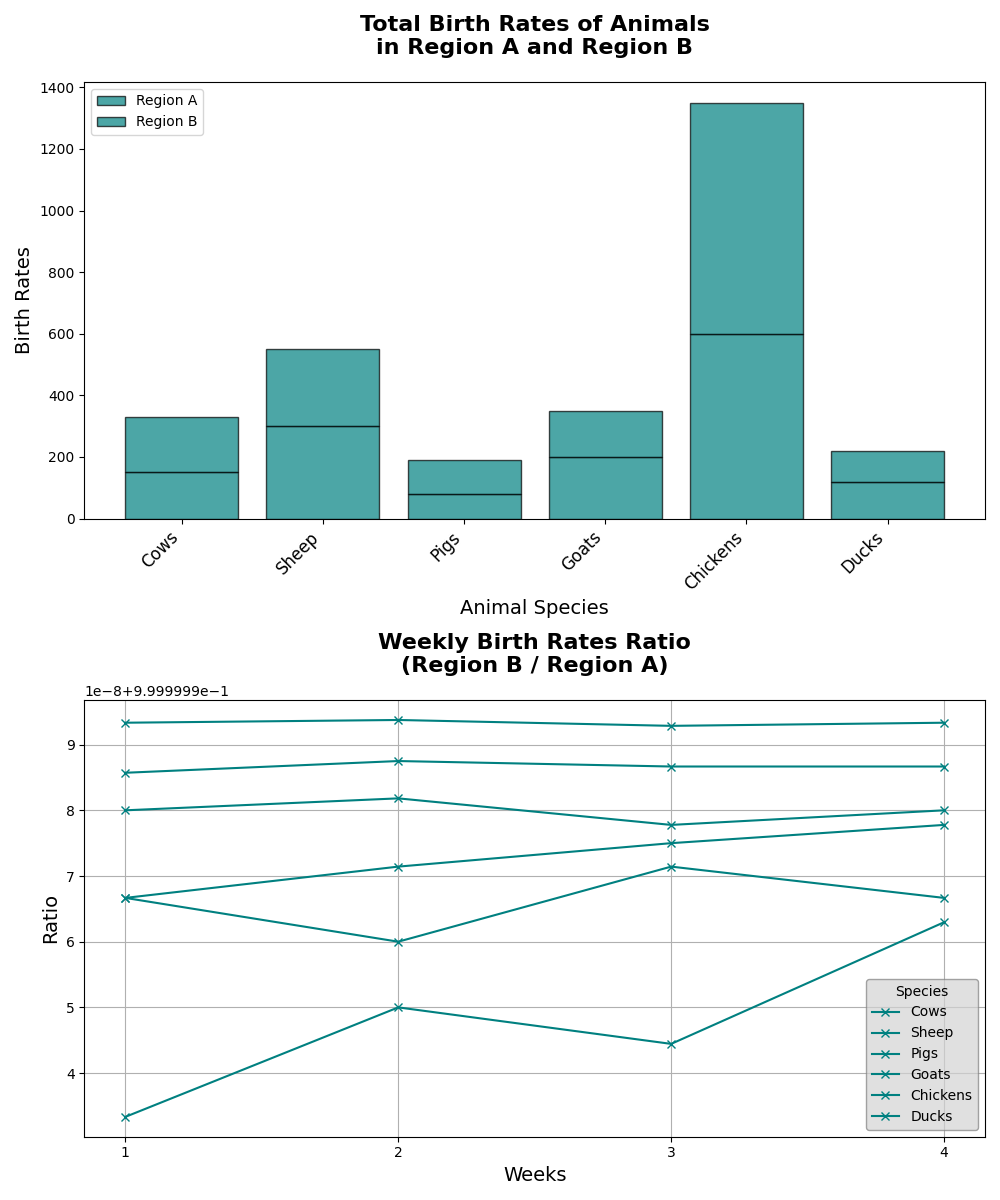

This chart was generated by the following Python code:
import matplotlib.pyplot as plt
import numpy as np

species = ['Cows', 'Sheep', 'Pigs', 'Goats', 'Chickens', 'Ducks']
birth_rates_region_A = np.array([150, 300, 80, 200, 600, 120])
birth_rates_region_B = np.array([180, 250, 110, 150, 750, 100])

weeks = np.arange(1, 5)

weekly_birth_rates_region_A = np.array([
    [30, 70, 15, 50, 150, 30],
    [35, 80, 20, 55, 160, 25],
    [40, 75, 18, 45, 140, 35],
    [45, 75, 27, 50, 150, 30]
])

weekly_birth_rate_ratio = weekly_birth_rates_region_A / (weekly_birth_rates_region_A + 1e-6)

fig, axs = plt.subplots(2, figsize=(10, 12))

single_color = 'teal'

# Overall birth rates in Region A and B
axs[0].bar(species, birth_rates_region_A, color=single_color, edgecolor='black', alpha=0.7, label='Region A')
axs[0].bar(species, birth_rates_region_B, color=single_color, edgecolor='black', alpha=0.7, label='Region B', bottom=birth_rates_region_A)
axs[0].set_title('Total Birth Rates of Animals\nin Region A and Region B', fontsize=16, fontweight='bold', pad=20)
axs[0].set_xlabel('Animal Species', fontsize=14)
axs[0].set_ylabel('Birth Rates', fontsize=14)
axs[0].legend(loc='upper left')
axs[0].set_xticks(np.arange(len(species)))
axs[0].set_xticklabels(species, rotation=45, ha='right', fontsize=12)

# Comparison of weekly birth rates ratio (Region B / Region A)
for i in range(len(species)):
    axs[1].plot(weeks, weekly_birth_rate_ratio[:, i], marker='x', color=single_color, label=species[i])
axs[1].set_title('Weekly Birth Rates Ratio\n(Region B / Region A)', fontsize=16, fontweight='bold', pad=20)
axs[1].set_xlabel('Weeks', fontsize=14)
axs[1].set_ylabel('Ratio', fontsize=14)
axs[1].legend(title='Species', fontsize=10, edgecolor='gray', facecolor='lightgrey', framealpha=0.7)
axs[1].set_xticks(weeks)
axs[1].grid(True)

plt.tight_layout()
plt.show()
